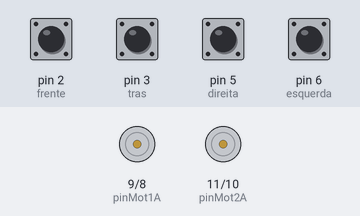
Recording of a sketch running on a simulated Arduino Uno, built with avr-gcc and run on an emulated ATmega328P. Parts: motor-driver pin pairs drawn as motors (green arrow = first pin HIGH = forward, orange = second pin HIGH = backward, longer = more drive). The inputs (shaded band) are chosen by the test bench; at power-on: pin 2 (frente), pin 3 (tras), pin 5 (direita), pin 6 (esquerda) HIGH.

Above: at 1.2 s.
1.3 s: pin 2 (frente) pulled LOW for 0.15 s
At 1.42 s:
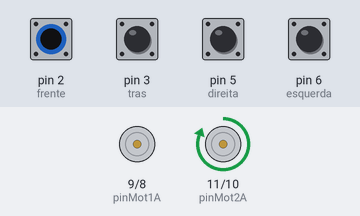
3.3 s: pin 3 (tras) pulled LOW for 0.15 s
At 3.42 s:
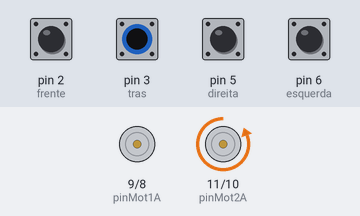
5.4 s: pin 2 (frente) driven LOW and pin 3 (tras) driven LOW
At 5.77 s:
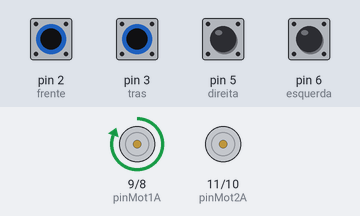
8.4 s: pin 2 (frente) driven HIGH
11.4 s: pin 3 (tras) driven HIGH
At 12.3 s:
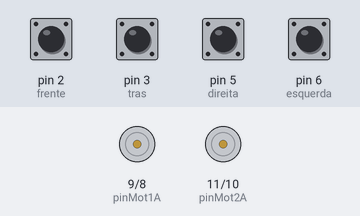
13.2 s: pin 3 (tras) driven LOW
At 13.57 s:
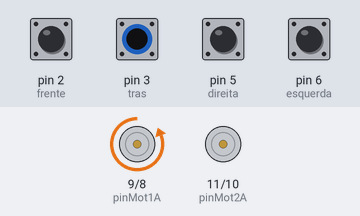
Timing chart, 0 to 17.2 s (numbered marks = the images above; inputs shaded):
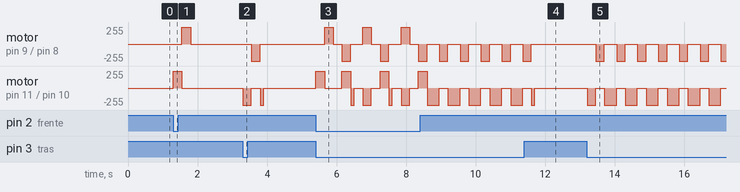

The sketch:

Projeto_CarrinhoeControle.ino
```cpp
#define pinMot1A 9
#define pinMot1B 8
#define pinMot2A 11
#define pinMot2B 10

int frente = 2;
int tras = 3;
int esquerda = 6;
int direita = 5;

void setup() {
  // put your setup code here, to run once:
  pinMode(pinMot1A, OUTPUT);
  pinMode(pinMot1B, OUTPUT);
  pinMode(pinMot2A, OUTPUT);
  pinMode(pinMot2B, OUTPUT);
  pinMode(frente, INPUT_PULLUP);
  pinMode(tras, INPUT_PULLUP);
  pinMode(esquerda, INPUT_PULLUP);
  pinMode(direita, INPUT_PULLUP);
  //3,6,12,15
}

void loop() {
  // put your main code here, to run repeatedly:
  if (digitalRead(frente) == LOW) {
    digitalWrite(pinMot1A, LOW);
    digitalWrite(pinMot2A, HIGH);
    delay(250);
    digitalWrite(pinMot1A, HIGH);
    digitalWrite(pinMot2A, LOW);
    delay(250);
    digitalWrite(pinMot1A, LOW);
    digitalWrite(pinMot2A, HIGH);
  } else {
    digitalWrite(pinMot1A, LOW);
    digitalWrite(pinMot2A, LOW);
  }

  if (digitalRead(tras) == LOW) {
    digitalWrite(pinMot1B, LOW);
    digitalWrite(pinMot2B, HIGH);
    delay(250);
    digitalWrite(pinMot1B, HIGH);
    digitalWrite(pinMot2B, LOW);
    delay(250);
    digitalWrite(pinMot1B, LOW);
    digitalWrite(pinMot2B, HIGH);
  } else {
    digitalWrite(pinMot1B, LOW);
    digitalWrite(pinMot2B, LOW);
  }

  if (digitalRead(esquerda) == LOW) {
    digitalWrite(pinMot1A, HIGH);
    digitalWrite(pinMot2A, LOW);
  } else {
    digitalWrite(pinMot1A, LOW);
  }

  if (digitalRead(direita) == LOW) {
    digitalWrite(pinMot1A, LOW);
    digitalWrite(pinMot2A, HIGH);
  } else {
    digitalWrite(pinMot2A, LOW);
  }

  delay(100);
}
```

Measured:
- after the input at 1.3 s, motor on pin 9 (pinMot1A) / pin 8 (pinMot1B): stopped → forward 255/255 after 0.25 s, → stopped 0.25 s later; motor on pin 11 (pinMot2A) / pin 10 (pinMot2B): stopped → forward 255/255 at once, → stopped 0.25 s later
- after the input at 3.3 s, motor on pin 9 (pinMot1A) / pin 8 (pinMot1B): stopped → backward 255/255 after 0.25 s, → stopped 0.25 s later; motor on pin 11 (pinMot2A) / pin 10 (pinMot2B): stopped → backward 255/255 at once, → stopped 0.25 s later, → backward 255/255 0.25 s later, → stopped 0.10 s later
- after the input at 11.4 s, motor on pin 9 (pinMot1A) / pin 8 (pinMot1B): goes on until 11.6 s, then stays stopped
- after the input at 13.2 s, motor on pin 9 (pinMot1A) / pin 8 (pinMot1B): alternates backward 255/255 for 0.25 s and stopped for 0.35 s, starting after 0.25 s; motor on pin 11 (pinMot2A) / pin 10 (pinMot2B): stopped → backward 255/255 at once, then repeats every 0.60 s: stopped 0.25 s, backward 255/255 0.35 s
